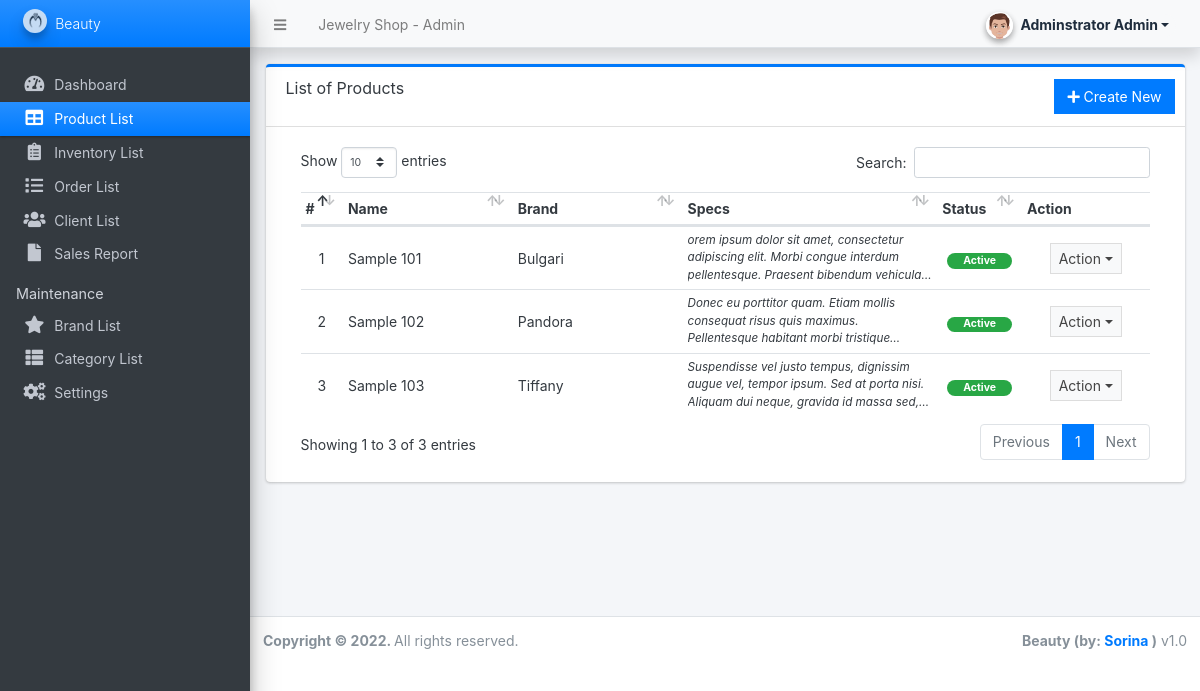
Before: /admin/?page=product (signed in) with the older database file.
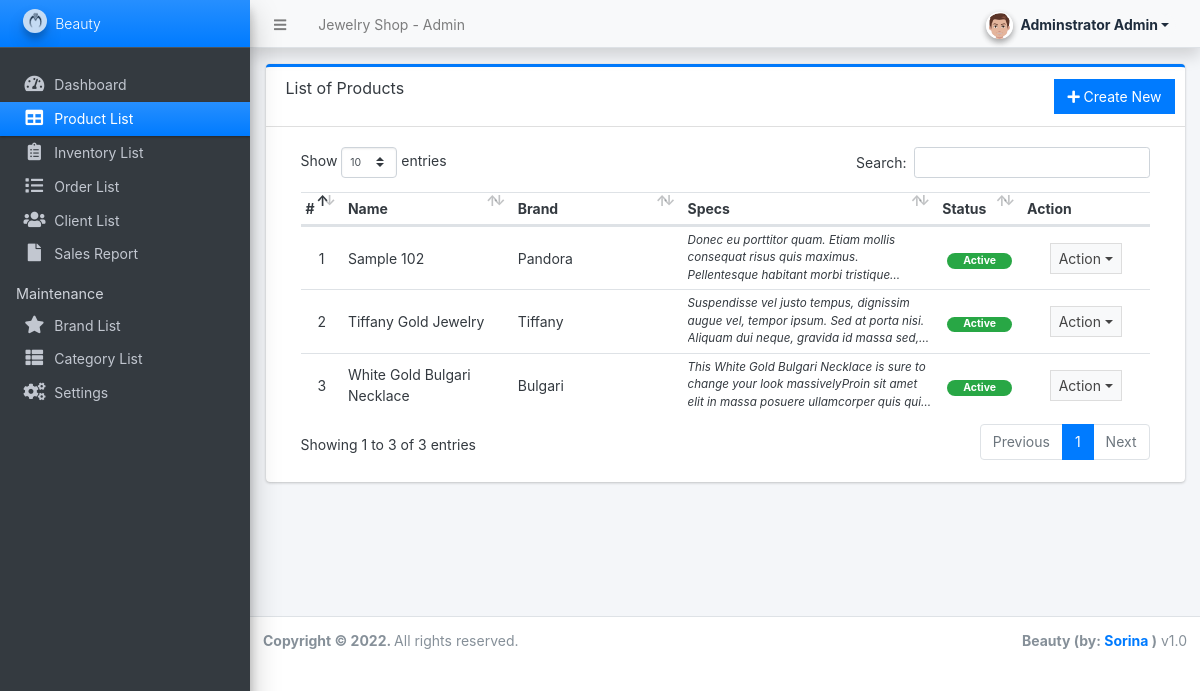
After: the same page with the newer database file.
### tables this page shows
CREATE TABLE `products` (
  `id` int(30) NOT NULL,
  `brand_id` int(30) NOT NULL,
  `category_id` int(30) NOT NULL,
  `name` varchar(250) NOT NULL,
  `specs` text NOT NULL,
  `status` tinyint(1) NOT NULL DEFAULT 1,
  `delete_flag` tinyint(1) NOT NULL DEFAULT 0,
  `date_created` datetime NOT NULL DEFAULT current_timestamp()
);

CREATE TABLE `brands` (
  `id` int(30) NOT NULL,
  `name` varchar(250) NOT NULL,
  `description` text DEFAULT NULL,
  `image_path` text DEFAULT NULL,
  `status` tinyint(1) NOT NULL DEFAULT 1,
  `delete_flag` tinyint(1) NOT NULL DEFAULT 0,
  `date_created` datetime NOT NULL DEFAULT current_timestamp()
);

### admin/product/index.php (the view, shortened to what this page needs)
<div class="card card-outline card-primary">
	<div class="card-header">
		<h3 class="card-title">List of Products</h3>
		<div class="card-tools">
			<a href="?page=product/manage_product" class="btn btn-flat btn-primary"><span class="fas fa-plus"></span>  Create New</a>
		</div>
	</div>
	<div class="card-body">
		<div class="container-fluid">
        <div class="container-fluid">
			<table class="table table-hover table-strip">
				<colgroup>
					<col width="5%">
					<col width="20%">
					<col width="20%">
					<col width="30%">
					<col width="10%">
					<col width="15%">
				</colgroup>
				<thead>
					<tr>
						<th>#</th>
						<th>Name</th>
						<th>Brand</th>
						<th>Specs</th>
						<th>Status</th>
						<th>Action</th>
					</tr>
				</thead>
				<tbody>
					<?php
					$i = 1;
						$qry = $conn->query("SELECT p.*,b.name as bname from `products` p inner join brands b on p.brand_id = b.id where p.delete_flag = 0 order by (p.name) asc ");
						while($row = $qry->fetch_assoc()):
							foreach($row as $k=> $v){
								$row[$k] = trim(stripslashes($v));
							}
                            $row['specs'] = strip_tags(stripslashes(html_entity_decode($row['specs'])));
					?>
						<tr>
							<td class="text-center"><?php echo $i++; ?></td>
							<td><?php echo $row['name'] ?></td>
							<td><?php echo $row['bname'] ?></td>
							<td ><p class="m-0 truncate"><?php echo $row['specs'] ?></p></td>
							<td class="text-center">
                                <?php if($row['status'] == 1): ?>
                                    <span class="badge badge-success px-3 rounded-pill">Active</span>
                                <?php else: ?>
                                    <span class="badge badge-danger px-3 rounded-pill">Inactive</span>
                                <?php endif; ?>
                            </td>
							<td align="center">
								 <button type="button" class="btn btn-flat btn-default btn-sm dropdown-toggle dropdown-icon" data-toggle="dropdown">
				                  		Action
				                  </button>
							</td>
						</tr>
					<?php endwhile; ?>
				</tbody>
			</table>
		</div>
		</div>
	</div>
</div>

Changed rows visible on the page:
changed products "Tiffany": name "Sample 103" → "Tiffany Gold Jewelry"
changed products "Bulgari": name "Sample 101" → "White Gold Bulgari Necklace"; specs "orem ipsum dolor sit amet, consectetur adipiscing elit. Morbi congue interdum pellentesque. Praesent bibendum…" → "This White Gold Bulgari Necklace is sure to change your look massivelyProin sit amet elit in massa posuere ullamcorper quis…"; moves down the list
